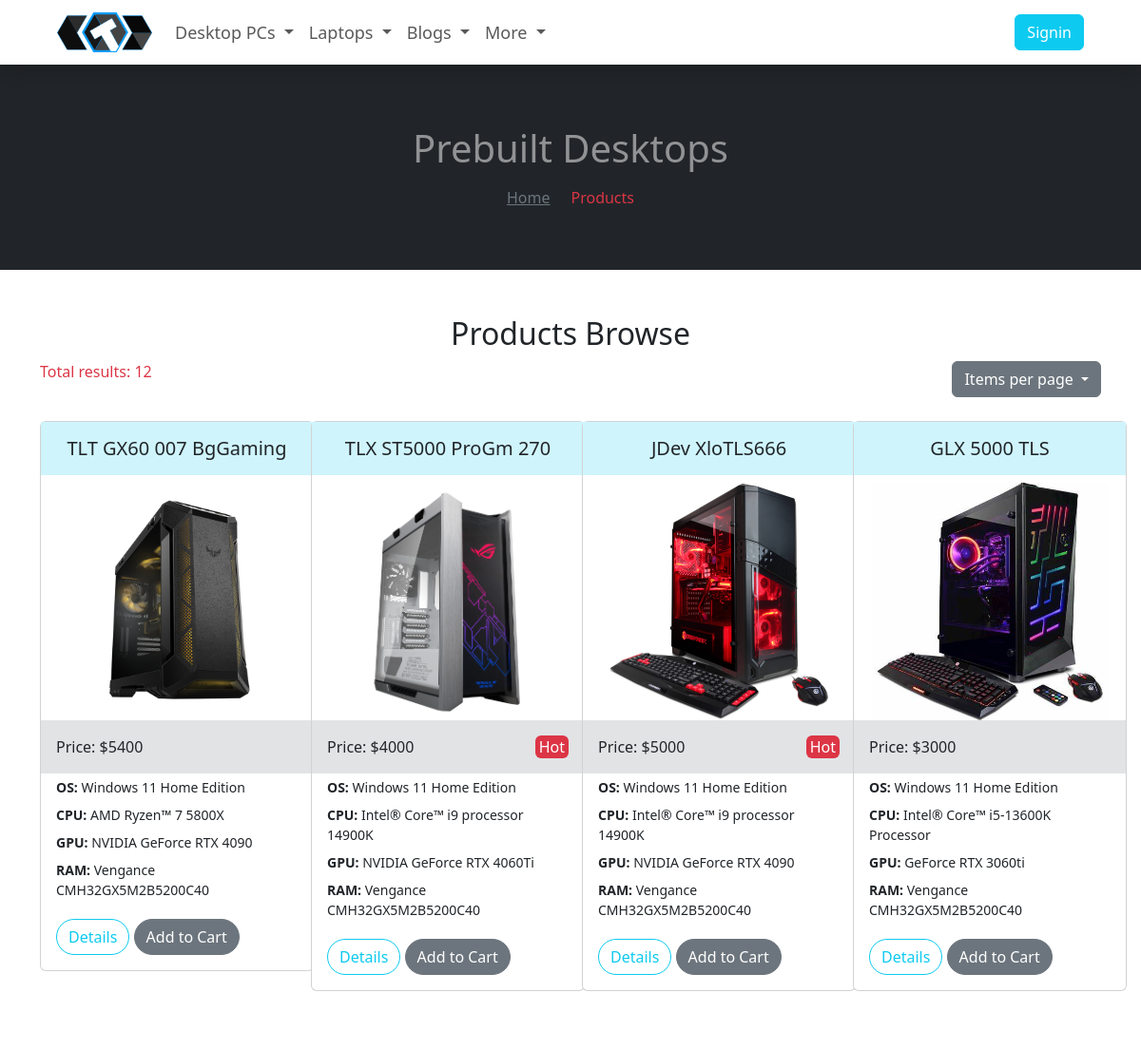
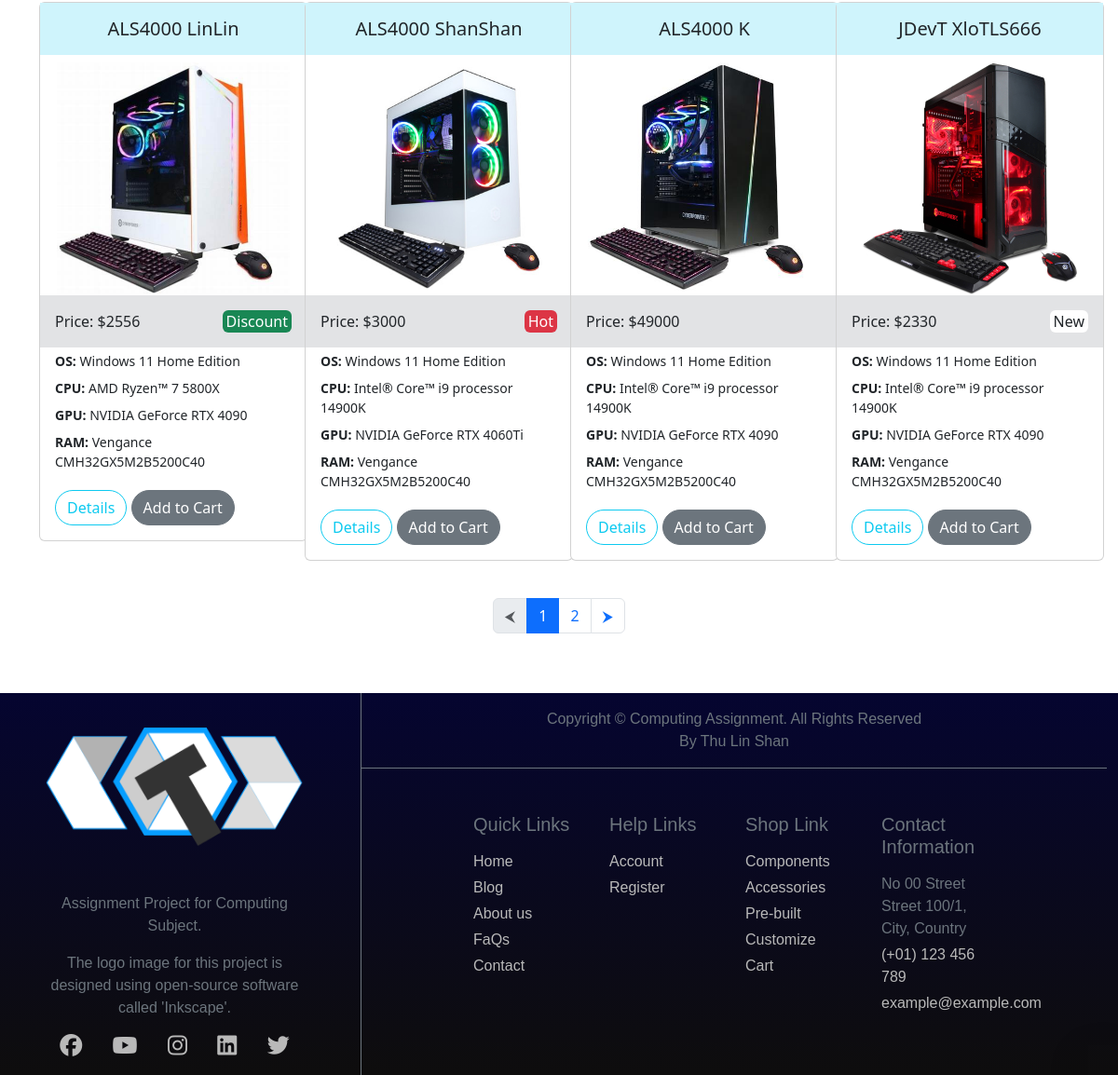
The page /products/prebuilts.php?page=1&size=8 on the database its author committed (2 pictures, top to bottom).
### tables this page shows
CREATE TABLE `prebuilt` (
  `id` int(15) NOT NULL,
  `prebuilt_name` varchar(150) NOT NULL,
  `description` text NOT NULL,
  `img` varchar(150) NOT NULL,
  `os` int(15) NOT NULL,
  `cpu` int(15) NOT NULL,
  `gpu` int(15) NOT NULL,
  `ram` int(15) NOT NULL,
  `primary_storage` int(15) NOT NULL,
  `secondary_storage` int(15) DEFAULT NULL,
  `motherboard` int(15) NOT NULL,
  `desktop_case` int(11) NOT NULL,
  `power_supply` int(15) NOT NULL,
  `price` int(15) NOT NULL,
  `default_price` int(11) NOT NULL,
  `free_shipping` tinyint(1) NOT NULL,
  `status` varchar(20) NOT NULL,
  `date` timestamp NOT NULL DEFAULT current_timestamp(),
  `stock` int(10) NOT NULL
);

CREATE TABLE `operating_system` (
  `id` int(11) NOT NULL,
  `operating_system_name` varchar(255) NOT NULL,
  `brand` int(11) NOT NULL,
  `img` varchar(255) NOT NULL,
  `description` text NOT NULL,
  `price` int(11) NOT NULL,
  `link` varchar(255) DEFAULT NULL
);

CREATE TABLE `cpu` (
  `id` int(15) NOT NULL,
  `brand` int(15) NOT NULL,
  `cpu_name` varchar(255) NOT NULL,
  `img` varchar(255) NOT NULL,
  `description` text DEFAULT NULL,
  `generation` tinyint(4) NOT NULL,
  `frequency` varchar(50) NOT NULL,
  `cores` int(11) NOT NULL,
  `threads` int(11) NOT NULL,
  `power` int(4) NOT NULL,
  `price` int(11) NOT NULL,
  `link` varchar(255) DEFAULT NULL
);

CREATE TABLE `gpu` (
  `id` int(11) NOT NULL,
  `brand` varchar(150) NOT NULL,
  `gpu_name` varchar(255) NOT NULL,
  `img` varchar(255) NOT NULL,
  `vram` tinyint(4) NOT NULL,
  `memory_type` varchar(100) NOT NULL,
  `power` int(11) NOT NULL,
  `price` int(11) NOT NULL,
  `link` varchar(255) DEFAULT NULL
);

CREATE TABLE `memory` (
  `id` int(11) NOT NULL,
  `brand` int(150) NOT NULL,
  `ram_name` varchar(255) NOT NULL,
  `img` varchar(255) DEFAULT NULL,
  `capacity` tinyint(4) DEFAULT NULL,
  `frequency` varchar(50) NOT NULL,
  `price` int(11) NOT NULL,
  `combo` tinyint(4) NOT NULL,
  `link` varchar(255) DEFAULT NULL
);

### products/prebuilts.php (the view, shortened to what this page needs)
<?php
include '../partials/header.php';
$page = $_GET['page'];
$size = $_GET['size'];
$skip = ($page - 1) * $size;
$query = "SELECT * FROM prebuilt ORDER BY date LIMIT $skip,$size";
$prebuilts = mysqli_query($connection, $query);
$count = 0;
$query = "SELECT COUNT(*) AS count FROM prebuilt";
$result = mysqli_query($connection, $query);
if ($result) {
    $row = mysqli_fetch_assoc($result);
    $count = $row['count'];
    $total_pages = ceil($count / $size);
}
?>
<main>
    <div class="bg-dark row h-25 text-center d-flex flex-column justify-content-center py-5 mx-0">
        <h1 class="text-white-50 text-lg my-3">Prebuilt Desktops</h1>
        <nav aria-label="breadcrumb">
            <ol class="breadcrumb d-flex justify-content-center">
                <li class="breadcrumb-item"><a href="<?= ROOT_URL ?>index.php" class="text-secondary">Home</a></li>
                <li class="breadcrumb-item active text-danger" aria-current="page">Products</li>
            </ol>
        </nav>
    </div>
    <div class="container my-5">
        <h2 class="text-center">
            Products Browse
        </h2>
        <div class="d-flex justify-content-between align-items-center">
            <p class="text-danger">Total results: <span><?= $count ?></span></p>
            <div>
                <div class="dropdown">
                    <button class="btn btn-secondary dropdown-toggle" type="button" id="page_dropdown" data-bs-toggle="dropdown" aria-expanded="false">
                        Items per page
                    </button>
                </div>
            </div>
        </div>
        <div class="row">
            <?php while ($prebuilt = mysqli_fetch_assoc($prebuilts)) : ?>
                <?php
                if (isset($prebuilt)) {
                    $id = $prebuilt['os'];
                    $query = "SELECT operating_system_name FROM operating_system WHERE id = $id";
                    $result = mysqli_query($connection, $query);
                    $os = mysqli_fetch_assoc($result);
                    $id = $prebuilt['cpu'];
                    $query = "SELECT cpu_name FROM cpu WHERE id = $id";
                    $result = mysqli_query($connection, $query);
                    $cpu = mysqli_fetch_assoc($result);
                    $id = $prebuilt['gpu'];
                    $query = "SELECT gpu_name FROM gpu WHERE id = $id";
                    $result = mysqli_query($connection, $query);
                    $gpu = mysqli_fetch_assoc($result);
                    $id = $prebuilt['ram'];
                    $query = "SELECT ram_name FROM memory WHERE id = $id";
                    $result = mysqli_query($connection, $query);
                    $ram = mysqli_fetch_assoc($result);
                }
                ?>
                <div class="col-xl-3 col-lg-4 col-md-6 col-sm-12 mb-3 py-4 rounded">
                    <div class="card mx-auto" style="width: 18rem;">
                        <h5 class="card-title py-3 text-center bg-info-subtle"><?= $prebuilt['prebuilt_name'] ?></h5>
                        <img src="<?= ROOT_URL . "assets/images/products/prebuilt/" . $prebuilt['img'] ?>" class="card-img-top" alt="..." style="height: 250px; object-fit: contain ;">
                        <div class="card-body bg-secondary-subtle">
                            <p class="card-text d-flex justify-content-between">
                                Price: $<?= $prebuilt['price'] ?>
                                <?php
                                $status = $prebuilt['status'];
                                $bgClass = '';
                                switch ($status) {
                                    case 'Hot':
                                        $bgClass = 'bg-danger text-white';
                                        break;
                                    case 'Discount':
                                        $bgClass = 'bg-success text-white';
                                        break;
                                    case 'New':
                                        $bgClass = 'bg-white text-dark';
                                        break;
                                    case 'None':
                                        $bgClass = '';
                                        break;
                                }
                                if ($status !== 'None') :
                                ?>
                                    <span class="px-1 rounded <?= $bgClass ?>"><?= $status ?></span>
                                <?php endif; ?>
                            </p>
                        </div>
                        <ul class="list-group border-0 list-group-flush">
                            <li class="list-group-item small py-1 border-0"><span class="fw-bold">OS:</span> <?= $os['operating_system_name'] ?></li>
                            <li class="list-group-item small py-1 border-0"><span class="fw-bold">CPU:</span> <?= $cpu['cpu_name'] ?></li>
                            <li class="list-group-item small py-1 border-0"><span class="fw-bold">GPU:</span> <?= $gpu['gpu_name'] ?></li>
                            <li class="list-group-item small py-1 border-0"><span class="fw-bold">RAM:</span> <?= $ram['ram_name'] ?></li>
                        </ul>
                        <div class="card-body">
                            <a href="<?= ROOT_URL . "details/prebuilt_details.php?id=" . $prebuilt['id'] ?>" class="btn rounded-5 btn-outline-info ">Details</a>
                            <a href="<?= ROOT_URL ?>authenticated/add_to_cart_logic.php?product_id=<?= $prebuilt['id'] ?>&category=prebuilt&count=1&price=<?= $prebuilt['price'] ?>" class="btn rounded-5 btn-secondary">Add to Cart</a>
                        </div>
                    </div>
                </div>
            <?php endwhile; ?>
        </div>
        <div class="d-flex justify-content-center align-items-center">
            <nav aria-label="Page navigation example">
                <ul class="pagination">
                    <li class="page-item <?php if ($page <= 1) echo 'disabled'; ?>">
                        <a class="page-link" href="<?php if ($page > 1) echo '?page=' . ($page - 1) . '&size=' . $size;
                                                    else echo '#'; ?>" aria-label="Previous">
                            <span aria-hidden="true">&#11164;</span>
                        </a>
                    </li>
                    <?php for ($i = max(1, $page - 2); $i <= min($total_pages, $page + 2); $i++) : ?>
                        <li class="page-item <?php if ($i == $page) echo 'active'; ?>">
                            <a class="page-link" href="?page=<?= $i; ?>&size=<?= $size; ?>"><?= $i; ?></a>
                        </li>
                    <?php endfor; ?>
                    <li class="page-item <?php if ($page >= $total_pages) echo 'disabled'; ?>">
                        <a class="page-link" href="<?php if ($page < $total_pages) echo '?page=' . ($page + 1) . '&size=' . $size;
                                                    else echo '#'; ?>" aria-label="Next">
                            <span aria-hidden="true">&#11166;</span>
                        </a>
                    </li>
                </ul>
            </nav>
        </div>
    </div>
</main>
<?php
include '../partials/footer.php';
?>

### rows shown on the page
prebuilt: prebuilt_name "TLT GX60 007 BgGaming", img (picture), price "5400", operating_system.operating_system_name "Windows 11 Home Edition", cpu.cpu_name "AMD Ryzen™ 7 5800X", gpu.gpu_name "NVIDIA GeForce RTX 4090", memory.ram_name "Vengance CMH32GX5M2B5200C40"
prebuilt: prebuilt_name "TLX ST5000 ProGm 270", img (picture), price "4000", status "Hot", operating_system.operating_system_name "Windows 11 Home Edition", cpu.cpu_name "Intel® Core™ i9 processor 14900K", gpu.gpu_name "NVIDIA GeForce RTX 4060Ti", memory.ram_name "Vengance CMH32GX5M2B5200C40"
prebuilt: prebuilt_name "JDev XloTLS666", img (picture), price "5000", status "Hot", operating_system.operating_system_name "Windows 11 Home Edition", cpu.cpu_name "Intel® Core™ i9 processor 14900K", gpu.gpu_name "NVIDIA GeForce RTX 4090", memory.ram_name "Vengance CMH32GX5M2B5200C40"
prebuilt: prebuilt_name "GLX 5000 TLS", img (picture), price "3000", operating_system.operating_system_name "Windows 11 Home Edition", cpu.cpu_name "Intel® Core™ i5-13600K Processor", gpu.gpu_name "GeForce RTX 3060ti", memory.ram_name "Vengance CMH32GX5M2B5200C40"
prebuilt: prebuilt_name "ALS4000 LinLin", img (picture), price "2556", status "Discount", operating_system.operating_system_name "Windows 11 Home Edition", cpu.cpu_name "AMD Ryzen™ 7 5800X", gpu.gpu_name "NVIDIA GeForce RTX 4090", memory.ram_name "Vengance CMH32GX5M2B5200C40"
prebuilt: prebuilt_name "ALS4000 ShanShan", img (picture), price "3000", status "Hot", operating_system.operating_system_name "Windows 11 Home Edition", cpu.cpu_name "Intel® Core™ i9 processor 14900K", gpu.gpu_name "NVIDIA GeForce RTX 4060Ti", memory.ram_name "Vengance CMH32GX5M2B5200C40"
prebuilt: prebuilt_name "ALS4000 K", img (picture), price "49000", operating_system.operating_system_name "Windows 11 Home Edition", cpu.cpu_name "Intel® Core™ i9 processor 14900K", gpu.gpu_name "NVIDIA GeForce RTX 4090", memory.ram_name "Vengance CMH32GX5M2B5200C40"
prebuilt: prebuilt_name "JDevT XloTLS666", img (picture), price "2330", status "New", operating_system.operating_system_name "Windows 11 Home Edition", cpu.cpu_name "Intel® Core™ i9 processor 14900K", gpu.gpu_name "NVIDIA GeForce RTX 4090", memory.ram_name "Vengance CMH32GX5M2B5200C40"

### other values the page prints
$count "12"
